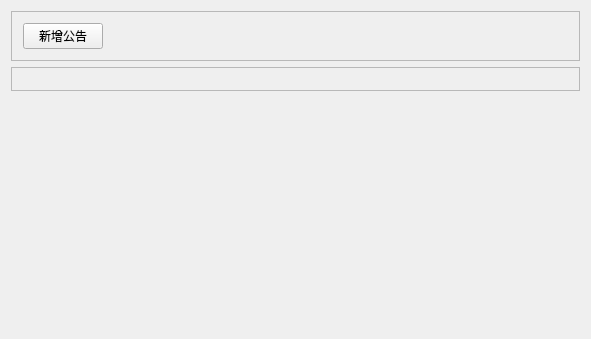
<?xml version="1.0" encoding="UTF-8"?>
<ui version="4.0">
 <class>Widget_NoticeManage</class>
 <widget class="QWidget" name="Widget_NoticeManage">
  <property name="geometry">
   <rect>
    <x>0</x>
    <y>0</y>
    <width>591</width>
    <height>339</height>
   </rect>
  </property>
  <property name="windowTitle">
   <string>Widget_Notice_Manage</string>
  </property>
  <layout class="QVBoxLayout" name="verticalLayout">
   <item>
    <widget class="QFrame" name="frame_Bar">
     <property name="frameShape">
      <enum>QFrame::StyledPanel</enum>
     </property>
     <property name="frameShadow">
      <enum>QFrame::Raised</enum>
     </property>
     <layout class="QGridLayout" name="gridLayout">
      <item row="0" column="0">
       <widget class="QPushButton" name="pushButton_AddNotice">
        <property name="text">
         <string>新增公告</string>
        </property>
       </widget>
      </item>
      <item row="0" column="1">
       <spacer name="horizontalSpacer">
        <property name="orientation">
         <enum>Qt::Horizontal</enum>
        </property>
        <property name="sizeHint" stdset="0">
         <size>
          <width>40</width>
          <height>20</height>
         </size>
        </property>
       </spacer>
      </item>
     </layout>
    </widget>
   </item>
   <item>
    <widget class="QFrame" name="frame_Content">
     <property name="frameShape">
      <enum>QFrame::StyledPanel</enum>
     </property>
     <property name="frameShadow">
      <enum>QFrame::Raised</enum>
     </property>
     <layout class="QGridLayout" name="gridLayout_2">
      <item row="0" column="0">
       <widget class="Widget_DataGrid_Pa" name="widget_DataGrid" native="true"/>
      </item>
     </layout>
    </widget>
   </item>
   <item>
    <spacer name="verticalSpacer">
     <property name="orientation">
      <enum>Qt::Vertical</enum>
     </property>
     <property name="sizeHint" stdset="0">
      <size>
       <width>20</width>
       <height>40</height>
      </size>
     </property>
    </spacer>
   </item>
  </layout>
 </widget>
 <layoutdefault spacing="6" margin="11"/>
 <customwidgets>
  <customwidget>
   <class>Widget_DataGrid_Pa</class>
   <extends>QWidget</extends>
   <header>component/widget_datagrid_pa.h</header>
   <container>1</container>
  </customwidget>
 </customwidgets>
 <resources/>
 <connections/>
</ui>
